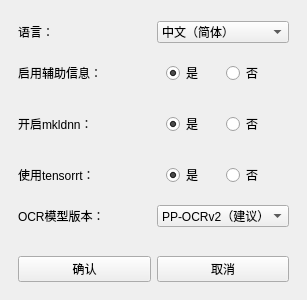
<?xml version="1.0" encoding="UTF-8"?>
<ui version="4.0">
 <class>SettingWindow</class>
 <widget class="QMainWindow" name="SettingWindow">
  <property name="geometry">
   <rect>
    <x>0</x>
    <y>0</y>
    <width>307</width>
    <height>300</height>
   </rect>
  </property>
  <property name="windowTitle">
   <string>高级设置（尚未支持）</string>
  </property>
  <widget class="QWidget" name="centralwidget">
   <layout class="QVBoxLayout" name="verticalLayout">
    <item>
     <widget class="QWidget" name="widget_4" native="true">
      <layout class="QGridLayout" name="gridLayout_2">
       <item row="4" column="0">
        <widget class="QLabel" name="label_5">
         <property name="frameShape">
          <enum>QFrame::NoFrame</enum>
         </property>
         <property name="text">
          <string>OCR模型版本：</string>
         </property>
        </widget>
       </item>
       <item row="1" column="0">
        <widget class="QLabel" name="label_2">
         <property name="frameShape">
          <enum>QFrame::NoFrame</enum>
         </property>
         <property name="text">
          <string>启用辅助信息：</string>
         </property>
        </widget>
       </item>
       <item row="0" column="0">
        <widget class="QLabel" name="label">
         <property name="frameShape">
          <enum>QFrame::NoFrame</enum>
         </property>
         <property name="text">
          <string>语言：</string>
         </property>
        </widget>
       </item>
       <item row="2" column="1">
        <widget class="QWidget" name="widget_2" native="true">
         <property name="sizePolicy">
          <sizepolicy hsizetype="Preferred" vsizetype="Fixed">
           <horstretch>0</horstretch>
           <verstretch>0</verstretch>
          </sizepolicy>
         </property>
         <layout class="QHBoxLayout" name="horizontalLayout_2">
          <item>
           <widget class="QRadioButton" name="radioButton_3">
            <property name="text">
             <string>是</string>
            </property>
            <property name="checked">
             <bool>true</bool>
            </property>
           </widget>
          </item>
          <item>
           <widget class="QRadioButton" name="radioButton_4">
            <property name="text">
             <string>否</string>
            </property>
           </widget>
          </item>
         </layout>
        </widget>
       </item>
       <item row="2" column="0">
        <widget class="QLabel" name="label_3">
         <property name="frameShape">
          <enum>QFrame::NoFrame</enum>
         </property>
         <property name="text">
          <string>开启mkldnn：</string>
         </property>
        </widget>
       </item>
       <item row="3" column="0">
        <widget class="QLabel" name="label_4">
         <property name="frameShape">
          <enum>QFrame::NoFrame</enum>
         </property>
         <property name="text">
          <string>使用tensorrt：</string>
         </property>
        </widget>
       </item>
       <item row="1" column="1">
        <widget class="QWidget" name="widget" native="true">
         <property name="sizePolicy">
          <sizepolicy hsizetype="Preferred" vsizetype="Fixed">
           <horstretch>0</horstretch>
           <verstretch>0</verstretch>
          </sizepolicy>
         </property>
         <layout class="QHBoxLayout" name="horizontalLayout">
          <item>
           <widget class="QRadioButton" name="radioButton_5">
            <property name="enabled">
             <bool>true</bool>
            </property>
            <property name="text">
             <string>是</string>
            </property>
            <property name="checked">
             <bool>true</bool>
            </property>
           </widget>
          </item>
          <item>
           <widget class="QRadioButton" name="radioButton_6">
            <property name="enabled">
             <bool>true</bool>
            </property>
            <property name="text">
             <string>否</string>
            </property>
            <property name="checked">
             <bool>false</bool>
            </property>
           </widget>
          </item>
         </layout>
        </widget>
       </item>
       <item row="0" column="1">
        <widget class="QComboBox" name="comboBox">
         <item>
          <property name="text">
           <string>中文（简体）</string>
          </property>
         </item>
        </widget>
       </item>
       <item row="3" column="1">
        <widget class="QWidget" name="widget_3" native="true">
         <property name="sizePolicy">
          <sizepolicy hsizetype="Preferred" vsizetype="Fixed">
           <horstretch>0</horstretch>
           <verstretch>0</verstretch>
          </sizepolicy>
         </property>
         <property name="focusPolicy">
          <enum>Qt::NoFocus</enum>
         </property>
         <layout class="QHBoxLayout" name="horizontalLayout_3">
          <item>
           <widget class="QRadioButton" name="radioButton">
            <property name="text">
             <string>是</string>
            </property>
            <property name="checked">
             <bool>true</bool>
            </property>
           </widget>
          </item>
          <item>
           <widget class="QRadioButton" name="radioButton_2">
            <property name="text">
             <string>否</string>
            </property>
           </widget>
          </item>
         </layout>
        </widget>
       </item>
       <item row="4" column="1">
        <widget class="QComboBox" name="comboBox_2">
         <item>
          <property name="text">
           <string>PP-OCRv2（建议）</string>
          </property>
         </item>
         <item>
          <property name="text">
           <string>PP-OCR</string>
          </property>
         </item>
         <item>
          <property name="text">
           <string>PP-OCRv3</string>
          </property>
         </item>
        </widget>
       </item>
      </layout>
     </widget>
    </item>
    <item>
     <widget class="QWidget" name="widget_6" native="true">
      <property name="sizePolicy">
       <sizepolicy hsizetype="Preferred" vsizetype="Fixed">
        <horstretch>0</horstretch>
        <verstretch>0</verstretch>
       </sizepolicy>
      </property>
      <layout class="QHBoxLayout" name="horizontalLayout_4">
       <item>
        <widget class="QPushButton" name="confirm">
         <property name="text">
          <string>确认</string>
         </property>
        </widget>
       </item>
       <item>
        <widget class="QPushButton" name="cancel">
         <property name="text">
          <string>取消</string>
         </property>
        </widget>
       </item>
      </layout>
     </widget>
    </item>
   </layout>
  </widget>
 </widget>
 <resources/>
 <connections/>
</ui>
